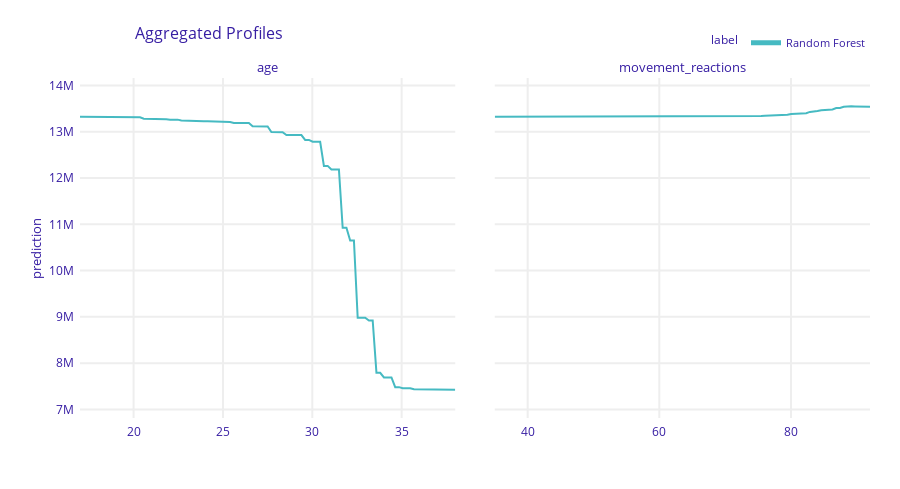

The notebook cell saved with this chart:
### Code cell
ald = explainer.model_profile(type = 'accumulated', N=800)

ald.plot(variables = ['age', 'movement_reactions'])

### Figure 1 — Plotly figure (JSON) as saved in the notebook; plotly's stock layout.template omitted (floating-point values rounded to 4 significant figures; data arrays with more than 128 entries replaced by an {"elided": "..."} marker saying what was removed)
{"data": [{"customdata": {"elided": "101x3 mixed values"}, "hovertemplate": "<b>%{hovertext}</b><br><br>prediction=%{y:.3f}<br>mean_prediction=%{customdata[0]:.3f}<extra></extra>", "hovertext": ["Random Forest", "Random Forest", "Random Forest", "Random Forest", "Random Forest", "Random Forest", "Random Forest", "Random Forest", "Random Forest", "Random Forest", "Random Forest", "Random Forest", "Random Forest", "Random Forest", "Random Forest", "Random Forest", "Random Forest", "Random Forest", "Random Forest", "Random Forest", "Random Forest", "Random Forest", "Random Forest", "Random Forest", "Random Forest", "Random Forest", "Random Forest", "Random Forest", "Random Forest", "Random Forest", "Random Forest", "Random Forest", "Random Forest", "Random Forest", "Random Forest", "Random Forest", "Random Forest", "Random Forest", "Random Forest", "Random Forest", "Random Forest", "Random Forest", "Random Forest", "Random Forest", "Random Forest", "Random Forest", "Random Forest", "Random Forest", "Random Forest", "Random Forest", "Random Forest", "Random Forest", "Random Forest", "Random Forest", "Random Forest", "Random Forest", "Random Forest", "Random Forest", "Random Forest", "Random Forest", "Random Forest", "Random Forest", "Random Forest", "Random Forest", "Random Forest", "Random Forest", "Random Forest", "Random Forest", "Random Forest", "Random Forest", "Random Forest", "Random Forest", "Random Forest", "Random Forest", "Random Forest", "Random Forest", "Random Forest", "Random Forest", "Random Forest", "Random Forest", "Random Forest", "Random Forest", "Random Forest", "Random Forest", "Random Forest", "Random Forest", "Random Forest", "Random Forest", "Random Forest", "Random Forest", "Random Forest", "Random Forest", "Random Forest", "Random Forest", "Random Forest", "Random Forest", "Random Forest", "Random Forest", "Random Forest", "Random Forest", "Random Forest"], "legendgroup": "Random Forest", "line": {"color": "#46bac2", "dash": "solid", "width": 2}, "marker": {"symbol": "circle"}, "mode": "lines", "name": "Random Forest", "opacity": 1, "orientation": "v", "showlegend": true, "type": "scatter", "x": [17, 17.21, 17.42, 17.63, 17.84, 18.05, 18.26, 18.47, 18.68, 18.89, 19.1, 19.31, 19.52, 19.73, 19.94, 20.15, 20.36, 20.57, 20.78, 20.99, 21.2, 21.41, 21.62, 21.83, 22.04, 22.25, 22.46, 22.67, 22.88, 23.09, 23.3, 23.51, 23.72, 23.93, 24.14, 24.35, 24.56, 24.77, 24.98, 25.19, 25.4, 25.61, 25.82, 26.03, 26.24, 26.45, 26.66, 26.87, 27.08, 27.29, 27.5, 27.71, 27.92, 28.13, 28.34, 28.55, 28.76, 28.97, 29.18, 29.39, 29.6, 29.81, 30.02, 30.23, 30.44, 30.65, 30.86, 31.07, 31.28, 31.49, 31.7, 31.91, 32.12, 32.33, 32.54, 32.75, 32.96, 33.17, 33.38, 33.59, 33.8, 34.01, 34.22, 34.43, 34.64, 34.85, 35.06, 35.27, 35.48, 35.69, 35.9, 36.11, 36.32, 36.53, 36.74, 36.95, 37.16, 37.37, 37.58, 37.79, 38], "xaxis": "x", "y": [13330000.0, 13330000.0, 13330000.0, 13320000.0, 13320000.0, 13320000.0, 13320000.0, 13320000.0, 13320000.0, 13320000.0, 13320000.0, 13320000.0, 13310000.0, 13310000.0, 13310000.0, 13310000.0, 13310000.0, 13280000.0, 13280000.0, 13280000.0, 13280000.0, 13280000.0, 13270000.0, 13270000.0, 13260000.0, 13260000.0, 13260000.0, 13240000.0, 13240000.0, 13240000.0, 13240000.0, 13230000.0, 13230000.0, 13230000.0, 13230000.0, 13230000.0, 13210000.0, 13210000.0, 13210000.0, 13210000.0, 13210000.0, 13190000.0, 13190000.0, 13190000.0, 13190000.0, 13190000.0, 13120000.0, 13120000.0, 13110000.0, 13110000.0, 13110000.0, 13000000.0, 13000000.0, 12990000.0, 12990000.0, 12930000.0, 12930000.0, 12930000.0, 12930000.0, 12930000.0, 12820000.0, 12820000.0, 12790000.0, 12790000.0, 12790000.0, 12260000.0, 12260000.0, 12180000.0, 12180000.0, 12180000.0, 10930000.0, 10930000.0, 10650000.0, 10650000.0, 8980000.0, 8980000.0, 8980000.0, 8922000.0, 8922000.0, 7791000.0, 7791000.0, 7692000.0, 7692000.0, 7692000.0, 7481000.0, 7481000.0, 7457000.0, 7457000.0, 7457000.0, 7434000.0, 7434000.0, 7433000.0, 7433000.0, 7430000.0, 7430000.0, 7430000.0, 7430000.0, 7430000.0, 7426000.0, 7426000.0, 7426000.0], "yaxis": "y"}, {"customdata": {"elided": "101x3 mixed values"}, "hovertemplate": "<b>%{hovertext}</b><br><br>prediction=%{y:.3f}<br>mean_prediction=%{customdata[0]:.3f}<extra></extra>", "hovertext": ["Random Forest", "Random Forest", "Random Forest", "Random Forest", "Random Forest", "Random Forest", "Random Forest", "Random Forest", "Random Forest", "Random Forest", "Random Forest", "Random Forest", "Random Forest", "Random Forest", "Random Forest", "Random Forest", "Random Forest", "Random Forest", "Random Forest", "Random Forest", "Random Forest", "Random Forest", "Random Forest", "Random Forest", "Random Forest", "Random Forest", "Random Forest", "Random Forest", "Random Forest", "Random Forest", "Random Forest", "Random Forest", "Random Forest", "Random Forest", "Random Forest", "Random Forest", "Random Forest", "Random Forest", "Random Forest", "Random Forest", "Random Forest", "Random Forest", "Random Forest", "Random Forest", "Random Forest", "Random Forest", "Random Forest", "Random Forest", "Random Forest", "Random Forest", "Random Forest", "Random Forest", "Random Forest", "Random Forest", "Random Forest", "Random Forest", "Random Forest", "Random Forest", "Random Forest", "Random Forest", "Random Forest", "Random Forest", "Random Forest", "Random Forest", "Random Forest", "Random Forest", "Random Forest", "Random Forest", "Random Forest", "Random Forest", "Random Forest", "Random Forest", "Random Forest", "Random Forest", "Random Forest", "Random Forest", "Random Forest", "Random Forest", "Random Forest", "Random Forest", "Random Forest", "Random Forest", "Random Forest", "Random Forest", "Random Forest", "Random Forest", "Random Forest", "Random Forest", "Random Forest", "Random Forest", "Random Forest", "Random Forest", "Random Forest", "Random Forest", "Random Forest", "Random Forest", "Random Forest", "Random Forest", "Random Forest", "Random Forest", "Random Forest"], "legendgroup": "Random Forest", "line": {"color": "#46bac2", "dash": "solid", "width": 2}, "marker": {"symbol": "circle"}, "mode": "lines", "name": "Random Forest", "opacity": 1, "orientation": "v", "showlegend": false, "type": "scatter", "x": [35, 35.57, 36.14, 36.71, 37.28, 37.85, 38.42, 38.99, 39.56, 40.13, 40.7, 41.27, 41.84, 42.41, 42.98, 43.55, 44.12, 44.69, 45.26, 45.83, 46.4, 46.97, 47.54, 48.11, 48.68, 49.25, 49.82, 50.39, 50.96, 51.53, 52.1, 52.67, 53.24, 53.81, 54.38, 54.95, 55.52, 56.09, 56.66, 57.23, 57.8, 58.37, 58.94, 59.51, 60.08, 60.65, 61.22, 61.79, 62.36, 62.93, 63.5, 64.07, 64.64, 65.21, 65.78, 66.35, 66.92, 67.49, 68.06, 68.63, 69.2, 69.77, 70.34, 70.91, 71.48, 72.05, 72.62, 73.19, 73.76, 74.33, 74.9, 75.47, 76.04, 76.61, 77.18, 77.75, 78.32, 78.89, 79.46, 80.03, 80.6, 81.17, 81.74, 82.31, 82.88, 83.45, 84.02, 84.59, 85.16, 85.73, 86.3, 86.87, 87.44, 88.01, 88.58, 89.15, 89.72, 90.29, 90.86, 91.43, 92], "xaxis": "x2", "y": [13330000.0, 13330000.0, 13330000.0, 13330000.0, 13330000.0, 13330000.0, 13330000.0, 13330000.0, 13330000.0, 13330000.0, 13330000.0, 13330000.0, 13330000.0, 13330000.0, 13330000.0, 13330000.0, 13330000.0, 13330000.0, 13330000.0, 13330000.0, 13330000.0, 13330000.0, 13330000.0, 13330000.0, 13330000.0, 13330000.0, 13330000.0, 13330000.0, 13330000.0, 13330000.0, 13330000.0, 13330000.0, 13330000.0, 13330000.0, 13330000.0, 13330000.0, 13330000.0, 13330000.0, 13330000.0, 13330000.0, 13330000.0, 13330000.0, 13330000.0, 13330000.0, 13330000.0, 13330000.0, 13330000.0, 13330000.0, 13330000.0, 13330000.0, 13330000.0, 13330000.0, 13330000.0, 13330000.0, 13330000.0, 13330000.0, 13330000.0, 13330000.0, 13330000.0, 13330000.0, 13330000.0, 13330000.0, 13330000.0, 13330000.0, 13330000.0, 13340000.0, 13340000.0, 13340000.0, 13340000.0, 13340000.0, 13340000.0, 13340000.0, 13350000.0, 13350000.0, 13350000.0, 13360000.0, 13360000.0, 13360000.0, 13370000.0, 13380000.0, 13390000.0, 13390000.0, 13400000.0, 13400000.0, 13430000.0, 13440000.0, 13450000.0, 13470000.0, 13470000.0, 13480000.0, 13480000.0, 13510000.0, 13520000.0, 13540000.0, 13550000.0, 13550000.0, 13550000.0, 13550000.0, 13550000.0, 13540000.0, 13540000.0], "yaxis": "y2"}], "layout": {"annotations": [{"font": {"size": 13}, "showarrow": false, "text": "age", "x": 0.2375, "xanchor": "center", "xref": "paper", "y": 1, "yanchor": "bottom", "yref": "paper"}, {"font": {"size": 13}, "showarrow": false, "text": "movement_reactions", "x": 0.7625, "xanchor": "center", "xref": "paper", "y": 1, "yanchor": "bottom", "yref": "paper"}, {"font": {"size": 13}, "showarrow": false, "text": "prediction", "textangle": -90, "x": -0.07, "xref": "paper", "y": 0.5, "yref": "paper"}], "font": {"color": "#371ea3"}, "height": 489, "hovermode": "x unified", "legend": {"font": {"size": 11}, "itemsizing": "constant", "orientation": "h", "title": {"font": {"size": 12}, "text": "label"}, "tracegroupgap": 0, "x": 1, "xanchor": "right", "y": 1.061, "yanchor": "bottom"}, "margin": {"b": 71, "r": 30, "t": 78}, "title": {"font": {"size": 16}, "text": "Aggregated Profiles", "x": 0.15}, "xaxis": {"anchor": "y", "automargin": true, "domain": [0, 0.475], "fixedrange": true, "gridwidth": 2, "showticklabels": true, "tickcolor": "white", "ticklen": 3, "ticks": "outside", "title": {"text": ""}, "type": "linear", "zeroline": false}, "xaxis2": {"anchor": "y2", "automargin": true, "domain": [0.525, 1], "fixedrange": true, "gridwidth": 2, "showticklabels": true, "tickcolor": "white", "ticklen": 3, "ticks": "outside", "title": {"text": ""}, "type": "linear", "zeroline": false}, "yaxis": {"anchor": "x", "automargin": true, "domain": [0, 1], "fixedrange": true, "gridwidth": 2, "range": [6814000.0, 14160000.0], "tickcolor": "white", "ticklen": 3, "ticks": "outside", "title": {"text": ""}, "type": "linear", "zeroline": false}, "yaxis2": {"anchor": "x2", "automargin": true, "domain": [0, 1], "fixedrange": true, "gridwidth": 2, "matches": "y", "showticklabels": false, "tickcolor": "white", "ticklen": 3, "ticks": "outside", "title": {"text": ""}, "type": "linear", "zeroline": false}}}
